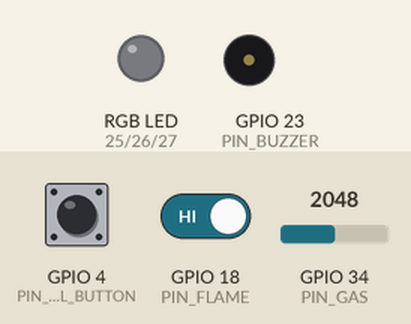
Simulated run of this sketch. Board: ESP32. Shown: an RGB LED mixed from three pins (HIGH = lit), buzzer (waves = sounding). Dashed ring = blinking. The test bench sets the inputs (shaded band); at power-on: GPIO 34 (PIN_GAS) = 2048, GPIO 4 (PIN_PULL_BUTTON) HIGH, GPIO 18 (PIN_FLAME) HIGH. What the sketch prints to the serial monitor is not drawn.

Above: at 0.0 s.
At 1.7 s:
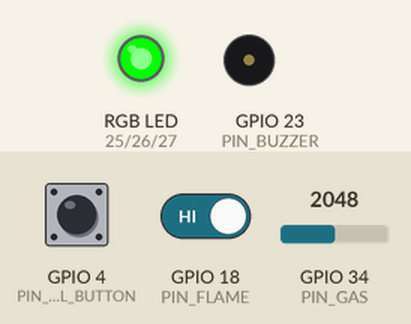
1.8 s: GPIO 34 (PIN_GAS) set to 2415
3.3 s: GPIO 34 (PIN_GAS) set to 2484
At 4.05 s:
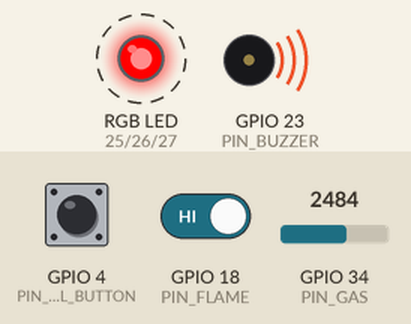
Timing chart, 0 to 16.3 s (numbered marks = the images above; inputs shaded):
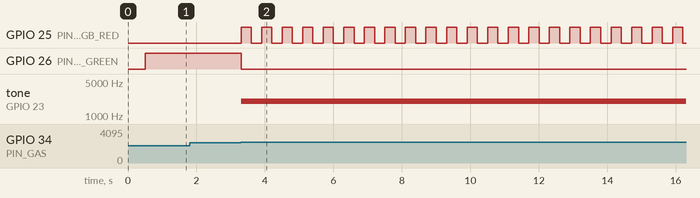

Measured:
- the behaviour switches between 2448 and 2449 on GPIO 34 (PIN_GAS) (found by bisection; images 1 and 2)
- after the input at 1.8 s, every drawn part: stays the same
- after the input at 3.3 s, GPIO 25 (PIN_RGB_RED): alternates HIGH for 0.30 s and LOW for 0.30 s, starting at once; GPIO 26 (PIN_RGB_GREEN): HIGH → LOW at once; tone on GPIO 23 (PIN_BUZZER): silent → 2000 Hz at once

The sketch:

sketch.ino
```cpp
/*
  ============================================================================
  BSH-FireAlarm -- Wokwi Simulation (Phase A0)
  ============================================================================
  Purpose: learn how the Fire Alarm system works -- what each sensor outputs,
  how it's wired, and how the alarm logic reacts -- in the Wokwi simulator,
  before (or alongside) the real bench build. Rule: Firmware/WORKFLOW.md
  Section 7.

  This is the same logic as the real standalone test sketch,
  Firmware/BSH-FireAlarm/BSH_FireAlarm_Node/BSH_FireAlarm_Node.ino -- same
  pin map, same debounce, same gas baseline calibration, same OR logic,
  same LED/buzzer behavior. The ONLY simulation-specific change is marked
  with WOKWI_SIM below:

    - Buzzer: Wokwi's buzzer behaves like a PASSIVE piezo and stays silent
      on a constant HIGH, so in simulation it's driven with tone()/noTone().
      The real bench uses an ACTIVE buzzer, where digitalWrite(HIGH) is
      enough. Set WOKWI_SIM to 0 (or use the real sketch) on real hardware.

  Parts in diagram.json (same GPIOs as BSH_Systems/02_BSH-FireAlarm.md):
    GPIO 23  buzzer            (wokwi-buzzer)
    GPIO 25  RGB red           (wokwi-rgb-led, common cathode, 220R)
    GPIO 26  RGB green         (220R)
    GPIO 27  RGB blue          (220R)
    GPIO 4   pull station      (wokwi-pushbutton + 10k pull-up, active LOW)
    GPIO 18  flame sensor D0   (STAND-IN: wokwi-slide-switch, left = flame)
    GPIO 34  gas/smoke AO      (wokwi-gas-sensor pin AOUT, MQ-2 model)

  No WiFi, no Modbus, no libraries beyond the ESP32 core.
  ============================================================================
*/

#define WOKWI_SIM 1   // 1 = running in Wokwi, 0 = real hardware

// ---------------------------------------------------------------------------
// GPIO pin map -- identical to the full BSH-FireAlarm node firmware
// ---------------------------------------------------------------------------
const int PIN_BUZZER      = 23;
const int PIN_RGB_RED     = 25;
const int PIN_RGB_GREEN   = 26;
const int PIN_RGB_BLUE    = 27;
const int PIN_PULL_BUTTON = 4;   // plain INPUT, active LOW -- pull-up supplied externally (10k in the sim, the module's own resistor on the bench)
const int PIN_FLAME       = 18;  // plain INPUT, active LOW
const int PIN_GAS         = 34;  // ADC1, input-only -- gas/smoke sensor

#if WOKWI_SIM
const int BUZZER_TONE_HZ  = 2000;  // simulation only -- see header
#endif

// ---------------------------------------------------------------------------
// Debounce state (pull-station button)
// ---------------------------------------------------------------------------
const unsigned long DEBOUNCE_MS = 50;
unsigned long lastButtonChange   = 0;
bool debouncedButtonState        = false;  // true = pressed / triggered
bool rawButtonLast               = false;

// ---------------------------------------------------------------------------
// Gas/smoke calibration & threshold -- same approach as the real firmware
// ---------------------------------------------------------------------------
const int GAS_CALIBRATION_SAMPLES        = 20;
const unsigned long GAS_CALIBRATION_INTERVAL_MS = 0;
const int GAS_ALERT_MARGIN               = 400;  // placeholder -- tune on real hardware
int gasBaseline                          = 0;

// ---------------------------------------------------------------------------
// Non-blocking alarm blink state
// ---------------------------------------------------------------------------
const unsigned long BLINK_INTERVAL_MS = 300;
unsigned long lastBlinkToggle          = 0;
bool blinkOn                           = false;

// ---------------------------------------------------------------------------
// Status print throttle (once a second)
// ---------------------------------------------------------------------------
const unsigned long PRINT_INTERVAL_MS = 1000;
unsigned long lastPrint                = 0;

bool buzzerIsOn = false;

void setBuzzer(bool on) {
  if (on == buzzerIsOn) return;   // only act on changes (restarting tone() every loop would stutter)
  buzzerIsOn = on;
#if WOKWI_SIM
  if (on) tone(PIN_BUZZER, BUZZER_TONE_HZ);
  else    noTone(PIN_BUZZER);
#else
  digitalWrite(PIN_BUZZER, on ? HIGH : LOW);
#endif
}

void setRgb(bool r, bool g, bool b) {
  digitalWrite(PIN_RGB_RED,   r ? HIGH : LOW);
  digitalWrite(PIN_RGB_GREEN, g ? HIGH : LOW);
  digitalWrite(PIN_RGB_BLUE,  b ? HIGH : LOW);
}

void calibrateGasSensor() {
  Serial.println("Calibrating gas/smoke baseline...");
  long total = 0;
  for (int i = 0; i < GAS_CALIBRATION_SAMPLES; i++) {
    total += analogRead(PIN_GAS);
    if (GAS_CALIBRATION_INTERVAL_MS > 0) delay(GAS_CALIBRATION_INTERVAL_MS);
  }
  gasBaseline = total / GAS_CALIBRATION_SAMPLES;
  Serial.print("Gas/smoke baseline established: ");
  Serial.println(gasBaseline);
  Serial.print("Alert will trigger above: ");
  Serial.println(gasBaseline + GAS_ALERT_MARGIN);
  if (gasBaseline + GAS_ALERT_MARGIN > 4095) {
    Serial.println("WARNING: baseline too high for the alert to ever fire (ADC max is 4095).");
    Serial.println("         Lower the gas sensor's ppm in diagram.json and restart.");
  }
}

void setup() {
  Serial.begin(115200);
  delay(500);
  Serial.println();
  Serial.println("=== BSH-FireAlarm -- Wokwi Simulation (Phase A0, no WiFi/Modbus) ===");

  pinMode(PIN_BUZZER, OUTPUT);
  pinMode(PIN_RGB_RED, OUTPUT);
  pinMode(PIN_RGB_GREEN, OUTPUT);
  pinMode(PIN_RGB_BLUE, OUTPUT);
  pinMode(PIN_PULL_BUTTON, INPUT);  // plain INPUT -- external pull-up
  pinMode(PIN_FLAME, INPUT);
  // PIN_GAS is analog-only (ADC1) -- no pinMode() needed for analogRead()

  setBuzzer(false);
  digitalWrite(PIN_BUZZER, LOW);
  setRgb(false, true, false);   // boot state: steady green = normal

  calibrateGasSensor();

  Serial.println("Setup complete. Try: press the red button, slide the flame switch");
  Serial.println("LEFT, or raise the gas sensor's level. Watch the LED and buzzer.");
  Serial.println();
}

void loop() {
  unsigned long now = millis();

  // Debounced pull-station button read (active LOW)
  bool rawPressed = (digitalRead(PIN_PULL_BUTTON) == LOW);
  if (rawPressed != rawButtonLast) {
    lastButtonChange = now;
    rawButtonLast = rawPressed;
  }
  if (now - lastButtonChange > DEBOUNCE_MS) {
    debouncedButtonState = rawPressed;
  }

  // Flame sensor (active LOW) -- slide switch LEFT = LOW = flame
  bool flameDetected = (digitalRead(PIN_FLAME) == LOW);

  // Gas/smoke sensor -- alert when the reading drifts above the boot baseline
  int gasRaw = analogRead(PIN_GAS);
  bool gasSmokeAlert = (gasRaw > gasBaseline + GAS_ALERT_MARGIN);

  // OR all local trigger sources (the real firmware also ORs the remote
  // Modbus coil ALARM_ACTIVATE -- not present until Phase B)
  bool alarmActive = debouncedButtonState || flameDetected || gasSmokeAlert;

  // Drive outputs
  if (alarmActive) {
    setBuzzer(true);
    if (now - lastBlinkToggle >= BLINK_INTERVAL_MS) {
      lastBlinkToggle = now;
      blinkOn = !blinkOn;
      setRgb(blinkOn, false, false);   // blinking red
    }
  } else {
    setBuzzer(false);
    setRgb(false, true, false);        // steady green = normal
  }

  // Status print, once a second
  if (now - lastPrint >= PRINT_INTERVAL_MS) {
    lastPrint = now;
    Serial.print("button=");
    Serial.print(debouncedButtonState ? "PRESSED" : "released");
    Serial.print("  flame=");
    Serial.print(flameDetected ? "DETECTED" : "clear");
    Serial.print("  gasRaw=");
    Serial.print(gasRaw);
    Serial.print(" (baseline=");
    Serial.print(gasBaseline);
    Serial.print(", alert>");
    Serial.print(gasBaseline + GAS_ALERT_MARGIN);
    Serial.print(gasSmokeAlert ? " ALERT" : " ok");
    Serial.print(")  ==> alarmActive=");
    Serial.println(alarmActive ? "TRUE (buzzer on, red blink)" : "false (green)");
  }
}
```
